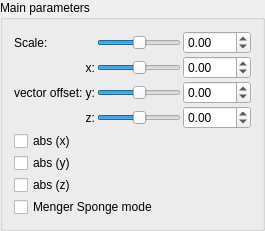
    <widget class="QGroupBox" name="groupBox">
     <property name="title">
      <string>Main parameters</string>
     </property>
     <layout class="QVBoxLayout" name="verticalLayout_2">
      <item>
       <layout class="QGridLayout" name="gridLayout">
        <property name="spacing">
         <number>2</number>
        </property>
        <item row="4" column="0" colspan="4">
         <widget class="MyCheckBox" name="checkBox_IFS_abs_x">
          <property name="text">
           <string>abs (x)</string>
          </property>
         </widget>
        </item>
        <item row="6" column="0" colspan="4">
         <widget class="MyCheckBox" name="checkBox_IFS_abs_z">
          <property name="text">
           <string>abs (z)</string>
          </property>
         </widget>
        </item>
        <item row="0" column="3">
         <widget class="MyDoubleSpinBox" name="spinbox_IFS_scale">
          <property name="prefix">
           <string/>
          </property>
          <property name="suffix">
           <string/>
          </property>
          <property name="decimals">
           <number>2</number>
          </property>
          <property name="minimum">
           <double>-100.000000000000000</double>
          </property>
          <property name="maximum">
           <double>100.000000000000000</double>
          </property>
          <property name="singleStep">
           <double>0.100000000000000</double>
          </property>
         </widget>
        </item>
        <item row="1" column="0" rowspan="3">
         <widget class="QLabel" name="label_12">
          <property name="text">
           <string>vector offset:</string>
          </property>
         </widget>
        </item>
        <item row="3" column="1">
         <widget class="QLabel" name="label_117">
          <property name="sizePolicy">
           <sizepolicy hsizetype="Preferred" vsizetype="Preferred">
            <horstretch>0</horstretch>
            <verstretch>0</verstretch>
           </sizepolicy>
          </property>
          <property name="text">
           <string>z:</string>
          </property>
          <property name="alignment">
           <set>Qt::AlignRight|Qt::AlignTrailing|Qt::AlignVCenter</set>
          </property>
         </widget>
        </item>
        <item row="2" column="1">
         <widget class="QLabel" name="label_116">
          <property name="sizePolicy">
           <sizepolicy hsizetype="Preferred" vsizetype="Preferred">
            <horstretch>0</horstretch>
            <verstretch>0</verstretch>
           </sizepolicy>
          </property>
          <property name="text">
           <string>y:</string>
          </property>
          <property name="alignment">
           <set>Qt::AlignRight|Qt::AlignTrailing|Qt::AlignVCenter</set>
          </property>
         </widget>
        </item>
        <item row="1" column="1">
         <widget class="QLabel" name="label_115">
          <property name="sizePolicy">
           <sizepolicy hsizetype="Preferred" vsizetype="Preferred">
            <horstretch>0</horstretch>
            <verstretch>0</verstretch>
           </sizepolicy>
          </property>
          <property name="text">
           <string>x:</string>
          </property>
          <property name="alignment">
           <set>Qt::AlignRight|Qt::AlignTrailing|Qt::AlignVCenter</set>
          </property>
         </widget>
        </item>
        <item row="2" column="3">
         <widget class="MyDoubleSpinBox" name="spinbox3_IFS_offset_y">
          <property name="prefix">
           <string/>
          </property>
          <property name="suffix">
           <string/>
          </property>
          <property name="decimals">
           <number>2</number>
          </property>
          <property name="minimum">
           <double>-100.000000000000000</double>
          </property>
          <property name="maximum">
           <double>100.000000000000000</double>
          </property>
          <property name="singleStep">
           <double>0.100000000000000</double>
          </property>
         </widget>
        </item>
        <item row="1" column="3">
         <widget class="MyDoubleSpinBox" name="spinbox3_IFS_offset_x">
          <property name="prefix">
           <string/>
          </property>
          <property name="suffix">
           <string/>
          </property>
          <property name="decimals">
           <number>2</number>
          </property>
          <property name="minimum">
           <double>-100.000000000000000</double>
          </property>
          <property name="maximum">
           <double>100.000000000000000</double>
          </property>
          <property name="singleStep">
           <double>0.100000000000000</double>
          </property>
         </widget>
        </item>
        <item row="0" column="0">
         <widget class="QLabel" name="label_7">
          <property name="text">
           <string>Scale:</string>
          </property>
         </widget>
        </item>
        <item row="0" column="2">
         <widget class="QSlider" name="slider_IFS_scale">
          <property name="minimum">
           <number>-500</number>
          </property>
          <property name="maximum">
           <number>500</number>
          </property>
          <property name="singleStep">
           <number>1</number>
          </property>
          <property name="orientation">
           <enum>Qt::Horizontal</enum>
          </property>
         </widget>
        </item>
        <item row="5" column="0" colspan="4">
         <widget class="MyCheckBox" name="checkBox_IFS_abs_y">
          <property name="text">
           <string>abs (y)</string>
          </property>
         </widget>
        </item>
        <item row="3" column="3">
         <widget class="MyDoubleSpinBox" name="spinbox3_IFS_offset_z">
          <property name="prefix">
           <string/>
          </property>
          <property name="suffix">
           <string/>
          </property>
          <property name="decimals">
           <number>2</number>
          </property>
          <property name="minimum">
           <double>-100.000000000000000</double>
          </property>
          <property name="maximum">
           <double>100.000000000000000</double>
          </property>
          <property name="singleStep">
           <double>0.100000000000000</double>
          </property>
         </widget>
        </item>
        <item row="1" column="2">
         <widget class="QSlider" name="slider3_IFS_offset_x">
          <property name="minimum">
           <number>-500</number>
          </property>
          <property name="maximum">
           <number>500</number>
          </property>
          <property name="singleStep">
           <number>1</number>
          </property>
          <property name="orientation">
           <enum>Qt::Horizontal</enum>
          </property>
         </widget>
        </item>
        <item row="2" column="2">
         <widget class="QSlider" name="slider3_IFS_offset_y">
          <property name="minimum">
           <number>-500</number>
          </property>
          <property name="maximum">
           <number>500</number>
          </property>
          <property name="singleStep">
           <number>1</number>
          </property>
          <property name="orientation">
           <enum>Qt::Horizontal</enum>
          </property>
         </widget>
        </item>
        <item row="3" column="2">
         <widget class="QSlider" name="slider3_IFS_offset_z">
          <property name="minimum">
           <number>-500</number>
          </property>
          <property name="maximum">
           <number>500</number>
          </property>
          <property name="singleStep">
           <number>1</number>
          </property>
          <property name="orientation">
           <enum>Qt::Horizontal</enum>
          </property>
         </widget>
        </item>
        <item row="7" column="0" colspan="4">
         <widget class="MyCheckBox" name="checkBox_IFS_menger_sponge_mode">
          <property name="text">
           <string>Menger Sponge mode</string>
          </property>
         </widget>
        </item>
       </layout>
      </item>
     </layout>
    </widget>
